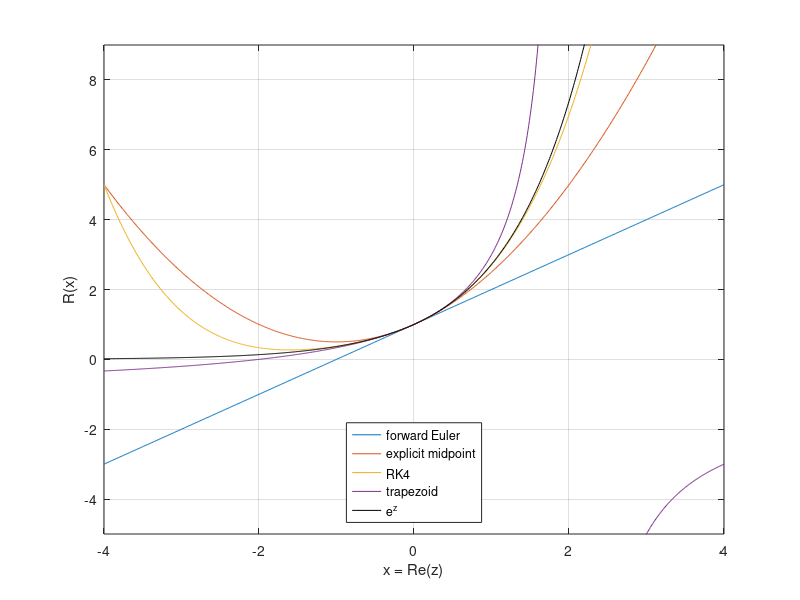

Here is the MATLAB script that generated this plot:
% STABFUNS  Plot stability functions R(x) relative to e^x.
% Note that R(z), for z complex, denotes the stability function
% of an ODE IVP scheme.  Here we just look along the real axis.

L = 4;
x = -L:.01:L;
Rfe = 1 + x;
Rem = 1 + x + (1/2) * x.^2;
Rrk = 1 + x + (1/2) * x.^2 + (1/6) * x.^3 + (1/24) * x.^4;
Rtr = (1 + (1/2) * x) ./ (1 - (1/2) * x);

plot(x, Rfe, x, Rem, x, Rrk, x, Rtr, x, exp(x), 'k')
xlabel('x = Re(z)'),  ylabel('R(x)')
legend('forward Euler', 'explicit midpoint', 'RK4', 'trapezoid', 'e^z', ...
       'location', 'south')
axis([-L, L, -5, 9]),  grid on
